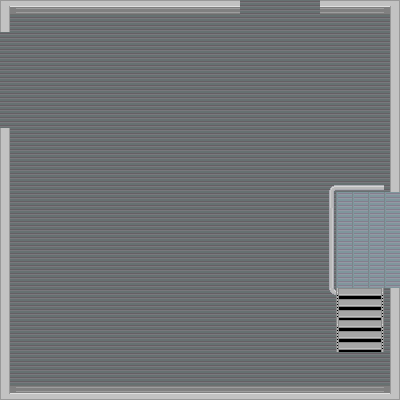

The image is a tile-based game level rendered from a .tmx file. Its description and complete source (layers, tilesets, objects, tile grids) follow:
An orthogonal 25x25 tile map with 16x16 px tiles, 2 tile layers (grounded, collisions) and 12 objects.

<map version="1.9" tiledversion="1.9.2" orientation="orthogonal" renderorder="right-down" width="25" height="25" tilewidth="16" tileheight="16" infinite="0" nextlayerid="4" nextobjectid="20">
 <tileset firstgid="1" source="laboratorio.tsx" />
 <layer id="1" name="grounded" width="25" height="25">
  <data encoding="csv">
423,423,423,423,423,423,423,423,423,423,423,423,423,423,423,423,423,423,423,423,423,423,423,423,423,
423,423,423,423,423,423,423,423,423,423,423,423,423,423,423,423,423,423,423,423,423,423,423,423,423,
423,423,423,423,423,423,423,423,423,423,423,423,423,423,423,423,423,423,423,423,423,423,423,423,423,
423,423,423,423,423,423,423,423,423,423,423,423,423,423,423,423,423,423,423,423,423,423,423,423,423,
423,423,423,423,423,423,423,423,423,423,423,423,423,423,423,423,423,423,423,423,423,423,423,423,423,
423,423,423,423,423,423,423,423,423,423,423,423,423,423,423,423,423,423,423,423,423,423,423,423,423,
423,423,423,423,423,423,423,423,423,423,423,423,423,423,423,423,423,423,423,423,423,423,423,423,423,
423,423,423,423,423,423,423,423,423,423,423,423,423,423,423,423,423,423,423,423,423,423,423,423,423,
423,423,423,423,423,423,423,423,423,423,423,423,423,423,423,423,423,423,423,423,423,423,423,423,423,
423,423,423,423,423,423,423,423,423,423,423,423,423,423,423,423,423,423,423,423,423,423,423,423,423,
423,423,423,423,423,423,423,423,423,423,423,423,423,423,423,423,423,423,423,423,423,423,423,423,423,
423,423,423,423,423,423,423,423,423,423,423,423,423,423,423,423,423,423,423,423,423,423,423,423,423,
423,423,423,423,423,423,423,423,423,423,423,423,423,423,423,423,423,423,423,423,423,214,214,214,214,
423,423,423,423,423,423,423,423,423,423,423,423,423,423,423,423,423,423,423,423,423,214,214,214,214,
423,423,423,423,423,423,423,423,423,423,423,423,423,423,423,423,423,423,423,423,423,214,214,214,214,
423,423,423,423,423,423,423,423,423,423,423,423,423,423,423,423,423,423,423,423,423,214,214,214,214,
423,423,423,423,423,423,423,423,423,423,423,423,423,423,423,423,423,423,423,423,423,214,214,214,214,
423,423,423,423,423,423,423,423,423,423,423,423,423,423,423,423,423,423,423,423,423,214,214,214,214,
423,423,423,423,423,423,423,423,423,423,423,423,423,423,423,423,423,423,423,423,423,1599,1600,1601,423,
423,423,423,423,423,423,423,423,423,423,423,423,423,423,423,423,423,423,423,423,423,1651,1652,1653,423,
423,423,423,423,423,423,423,423,423,423,423,423,423,423,423,423,423,423,423,423,423,1599,1600,1601,423,
423,423,423,423,423,423,423,423,423,423,423,423,423,423,423,423,423,423,423,423,423,1651,1652,1653,423,
423,423,423,423,423,423,423,423,423,423,423,423,423,423,423,423,423,423,423,423,423,423,423,423,423,
423,423,423,423,423,423,423,423,423,423,423,423,423,423,423,423,423,423,423,423,423,423,423,423,423,
423,423,423,423,423,423,423,423,423,423,423,423,423,423,423,423,423,423,423,423,423,423,423,423,423
</data>
 </layer>
 <layer id="2" name="collisions" width="25" height="25">
  <data encoding="csv">
1387,1542,1542,1542,1542,1542,1542,1542,1542,1542,1542,1542,1542,1542,1542,0,0,0,0,0,1542,1542,1542,1542,1388,
1439,0,0,0,0,0,0,0,0,0,0,0,0,0,0,0,0,0,0,0,0,0,0,0,1440,
0,0,0,0,0,0,0,0,0,0,0,0,0,0,0,0,0,0,0,0,0,0,0,0,1440,
0,0,0,0,0,0,0,0,0,0,0,0,0,0,0,0,0,0,0,0,0,0,0,0,1440,
0,0,0,0,0,0,0,0,0,0,0,0,0,0,0,0,0,0,0,0,0,0,0,0,1440,
0,0,0,0,0,0,0,0,0,0,0,0,0,0,0,0,0,0,0,0,0,0,0,0,1440,
0,0,0,0,0,0,0,0,0,0,0,0,0,0,0,0,0,0,0,0,0,0,0,0,1440,
0,0,0,0,0,0,0,0,0,0,0,0,0,0,0,0,0,0,0,0,0,0,0,0,1440,
1439,0,0,0,0,0,0,0,0,0,0,0,0,0,0,0,0,0,0,0,0,0,0,0,1440,
1439,0,0,0,0,0,0,0,0,0,0,0,0,0,0,0,0,0,0,0,0,0,0,0,1440,
1439,0,0,0,0,0,0,0,0,0,0,0,0,0,0,0,0,0,0,0,0,0,0,0,1440,
1439,0,0,0,0,0,0,0,0,0,0,0,0,0,0,0,0,0,0,0,141,245,245,245,1440,
1439,0,0,0,0,0,0,0,0,0,0,0,0,0,0,0,0,0,0,0,298,0,0,0,0,
1439,0,0,0,0,0,0,0,0,0,0,0,0,0,0,0,0,0,0,0,2147483945,0,0,0,0,
1439,0,0,0,0,0,0,0,0,0,0,0,0,0,0,0,0,0,0,0,2147483945,0,0,0,0,
1439,0,0,0,0,0,0,0,0,0,0,0,0,0,0,0,0,0,0,0,2147483945,0,0,0,0,
1439,0,0,0,0,0,0,0,0,0,0,0,0,0,0,0,0,0,0,0,2147483945,0,0,0,0,
1439,0,0,0,0,0,0,0,0,0,0,0,0,0,0,0,0,0,0,0,2147483945,0,0,0,0,
1439,0,0,0,0,0,0,0,0,0,0,0,0,0,0,0,0,0,0,0,193,0,0,0,1440,
1439,0,0,0,0,0,0,0,0,0,0,0,0,0,0,0,0,0,0,0,0,0,0,0,1440,
1439,0,0,0,0,0,0,0,0,0,0,0,0,0,0,0,0,0,0,0,0,0,0,0,1440,
1439,0,0,0,0,0,0,0,0,0,0,0,0,0,0,0,0,0,0,0,0,0,0,0,1440,
1439,0,0,0,0,0,0,0,0,0,0,0,0,0,0,0,0,0,0,0,0,0,0,0,1440,
1439,0,0,0,0,0,0,0,0,0,0,0,0,0,0,0,0,0,0,0,0,0,0,0,1440,
3221226860,1073743366,1073743366,1073743366,1073743366,1073743366,1073743366,1073743366,1073743366,1073743366,1073743366,1073743366,1073743366,1073743366,1073743366,1073743366,1073743366,1073743366,1073743366,1073743366,1073743366,1073743366,1073743366,1073743366,1073743212
</data>
 </layer>
 <objectgroup id="3" name="colisions mask">
  <object id="2" x="2.5" y="128.5" width="10" height="271" />
  <object id="5" x="1.27273" y="385.273" width="397.727" height="13.2273" />
  <object id="6" x="391.5" y="288" width="8.5" height="98" />
  <object id="7" x="327" y="185" width="9.5" height="107" />
  <object id="9" x="335" y="183.5" width="63.5" height="7.5" />
  <object id="10" x="335.636" y="291.455" width="3.09091" height="58.4318" />
  <object id="11" x="382.182" y="287.091" width="2" height="63.0909" />
  <object id="12" x="-1" y="0" width="12.3333" height="31" />
  <object id="13" x="-1.5" y="-0.5" width="241.5" height="14.5" />
  <object id="14" x="320.5" y="-1" width="78" height="15.5" />
  <object id="15" x="388" y="0" width="10" height="191" />
  <object id="16" x="-0.5" y="0.5" width="238.5" height="12" />
 </objectgroup>
</map>
